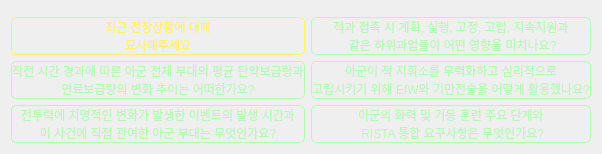
      <widget class="QWidget" name="layoutWidget">
       <layout class="QVBoxLayout" name="verticalLayout" stretch="5,1">
        <item>
         <widget class="QgsMapCanvas" name="canvas" native="true"/>
        </item>
        <item>
         <layout class="QGridLayout" name="gridLayout">
          <item row="0" column="0">
           <widget class="QPushButton" name="description_btn1">
            <property name="sizePolicy">
             <sizepolicy hsizetype="Minimum" vsizetype="Minimum">
              <horstretch>0</horstretch>
              <verstretch>0</verstretch>
             </sizepolicy>
            </property>
            <property name="styleSheet">
             <string notr="true">QPushButton {
	color: rgb(255, 242, 100);
    border: 1px solid rgb(255, 242, 100); /* 원하는 RGB 색상으로 변경 */
    border-radius: 5px;                  /* 모서리를 둥글게 (선택 사항) */
}
QPushButton:hover {
	color: rgb(255, 242, 100);
    background-color: rgb(155, 142, 0); /* 마우스 올렸을 때 더 진한 색 */
    border: 1px solid rgb(255, 242, 100); /* 테두리도 함께 진하게 (선택 사항) */
}

QPushButton:pressed {
	color: rgb(255, 242, 100);
    background-color: rgb(225, 212, 70); /* 버튼 눌렀을 때 가장 진한 색 */
    border: 1px solid rgb(255, 242, 100); /* 테두리도 함께 진하게 (선택 사항) */
}</string>
            </property>
            <property name="text">
             <string>최근 전장상황에 대해
묘사해주세요</string>
            </property>
            <property name="autoRepeat">
             <bool>false</bool>
            </property>
            <property name="flat">
             <bool>false</bool>
            </property>
           </widget>
          </item>
          <item row="0" column="1">
           <widget class="QPushButton" name="description_btn2">
            <property name="sizePolicy">
             <sizepolicy hsizetype="Minimum" vsizetype="Minimum">
              <horstretch>0</horstretch>
              <verstretch>0</verstretch>
             </sizepolicy>
            </property>
            <property name="styleSheet">
             <string notr="true">QPushButton {
	color: rgb(184, 247, 185);
    border: 1px solid rgb(184, 247, 185); /* 원하는 RGB 색상으로 변경 */
    border-radius: 5px;                  /* 모서리를 둥글게 (선택 사항) */
}
QPushButton:hover {
	color: rgb(184, 247, 185);
    background-color: rgb(50, 120, 50); /* 마우스 올렸을 때 더 진한 색 */
    border: 1px solid rgb(184, 247, 185); /* 테두리도 함께 진하게 (선택 사항) */
}

QPushButton:pressed {
	color: rgb(184, 247, 185);
    background-color: rgb(100, 180, 100); /* 버튼 눌렀을 때 가장 진한 색 */
    border: 1px solid rgb(184, 247, 185); /* 테두리도 함께 진하게 (선택 사항) */
}</string>
            </property>
            <property name="text">
             <string>적과 접촉 시 계획, 실행, 고정, 고립, 지속지원과
 같은 하위과업들이 어떤 영향을 미치나요?</string>
            </property>
            <property name="autoRepeat">
             <bool>false</bool>
            </property>
            <property name="flat">
             <bool>false</bool>
            </property>
           </widget>
          </item>
          <item row="1" column="0">
           <widget class="QPushButton" name="description_btn3">
            <property name="sizePolicy">
             <sizepolicy hsizetype="Minimum" vsizetype="Minimum">
              <horstretch>0</horstretch>
              <verstretch>0</verstretch>
             </sizepolicy>
            </property>
            <property name="styleSheet">
             <string notr="true">QPushButton {
	color: rgb(184, 247, 185);
    border: 1px solid rgb(184, 247, 185); /* 원하는 RGB 색상으로 변경 */
    border-radius: 5px;                  /* 모서리를 둥글게 (선택 사항) */
}
QPushButton:hover {
	color: rgb(184, 247, 185);
    background-color: rgb(50, 120, 50); /* 마우스 올렸을 때 더 진한 색 */
    border: 1px solid rgb(184, 247, 185); /* 테두리도 함께 진하게 (선택 사항) */
}

QPushButton:pressed {
	color: rgb(184, 247, 185);
    background-color: rgb(100, 180, 100); /* 버튼 눌렀을 때 가장 진한 색 */
    border: 1px solid rgb(184, 247, 185); /* 테두리도 함께 진하게 (선택 사항) */
}</string>
            </property>
            <property name="text">
             <string>작전 시간 경과에 따른 아군 전체 부대의 평균 탄약보급량과
연료보급량의 변화 추이는 어떠한가요?</string>
            </property>
            <property name="autoRepeat">
             <bool>false</bool>
            </property>
            <property name="flat">
             <bool>false</bool>
            </property>
           </widget>
          </item>
          <item row="1" column="1">
           <widget class="QPushButton" name="description_btn4">
            <property name="sizePolicy">
             <sizepolicy hsizetype="Minimum" vsizetype="Minimum">
              <horstretch>0</horstretch>
              <verstretch>0</verstretch>
             </sizepolicy>
            </property>
            <property name="styleSheet">
             <string notr="true">QPushButton {
	color: rgb(184, 247, 185);
    border: 1px solid rgb(184, 247, 185); /* 원하는 RGB 색상으로 변경 */
    border-radius: 5px;                  /* 모서리를 둥글게 (선택 사항) */
}
QPushButton:hover {
	color: rgb(184, 247, 185);
    background-color: rgb(50, 120, 50); /* 마우스 올렸을 때 더 진한 색 */
    border: 1px solid rgb(184, 247, 185); /* 테두리도 함께 진하게 (선택 사항) */
}

QPushButton:pressed {
	color: rgb(184, 247, 185);
    background-color: rgb(100, 180, 100); /* 버튼 눌렀을 때 가장 진한 색 */
    border: 1px solid rgb(184, 247, 185); /* 테두리도 함께 진하게 (선택 사항) */
}</string>
            </property>
            <property name="text">
             <string>아군이 적 지휘소를 무력화하고 심리적으로
고립시키기 위해 EIW와 기만전술을 어떻게 활용했나요?</string>
            </property>
            <property name="autoRepeat">
             <bool>false</bool>
            </property>
            <property name="flat">
             <bool>false</bool>
            </property>
           </widget>
          </item>
          <item row="2" column="0">
           <widget class="QPushButton" name="description_btn5">
            <property name="sizePolicy">
             <sizepolicy hsizetype="Minimum" vsizetype="Minimum">
              <horstretch>0</horstretch>
              <verstretch>0</verstretch>
             </sizepolicy>
            </property>
            <property name="styleSheet">
             <string notr="true">QPushButton {
	color: rgb(184, 247, 185);
    border: 1px solid rgb(184, 247, 185); /* 원하는 RGB 색상으로 변경 */
    border-radius: 5px;                  /* 모서리를 둥글게 (선택 사항) */
}
QPushButton:hover {
	color: rgb(184, 247, 185);
    background-color: rgb(50, 120, 50); /* 마우스 올렸을 때 더 진한 색 */
    border: 1px solid rgb(184, 247, 185); /* 테두리도 함께 진하게 (선택 사항) */
}

QPushButton:pressed {
	color: rgb(184, 247, 185);
    background-color: rgb(100, 180, 100); /* 버튼 눌렀을 때 가장 진한 색 */
    border: 1px solid rgb(184, 247, 185); /* 테두리도 함께 진하게 (선택 사항) */
}</string>
            </property>
            <property name="text">
             <string>전투력에 치명적인 변화가 발생한 이벤트의 발생 시간과
이 사건에 직접 관여한 아군 부대는 무엇인가요?</string>
            </property>
            <property name="autoRepeat">
             <bool>false</bool>
            </property>
            <property name="flat">
             <bool>false</bool>
            </property>
           </widget>
          </item>
          <item row="2" column="1">
           <widget class="QPushButton" name="description_btn6">
            <property name="sizePolicy">
             <sizepolicy hsizetype="Minimum" vsizetype="Minimum">
              <horstretch>0</horstretch>
              <verstretch>0</verstretch>
             </sizepolicy>
            </property>
            <property name="styleSheet">
             <string notr="true">QPushButton {
	color: rgb(184, 247, 185);
    border: 1px solid rgb(184, 247, 185); /* 원하는 RGB 색상으로 변경 */
    border-radius: 5px;                  /* 모서리를 둥글게 (선택 사항) */
}
QPushButton:hover {
	color: rgb(184, 247, 185);
    background-color: rgb(50, 120, 50); /* 마우스 올렸을 때 더 진한 색 */
    border: 1px solid rgb(184, 247, 185); /* 테두리도 함께 진하게 (선택 사항) */
}

QPushButton:pressed {
	color: rgb(184, 247, 185);
    background-color: rgb(100, 180, 100); /* 버튼 눌렀을 때 가장 진한 색 */
    border: 1px solid rgb(184, 247, 185); /* 테두리도 함께 진하게 (선택 사항) */
}</string>
            </property>
            <property name="text">
             <string>아군의 화력 및 기동 훈련 주요 단계와
 RISTA 통합 요구사항은 무엇인가요?</string>
            </property>
            <property name="autoRepeat">
             <bool>false</bool>
            </property>
            <property name="flat">
             <bool>false</bool>
            </property>
           </widget>
          </item>
         </layout>
        </item>
       </layout>
      </widget>
